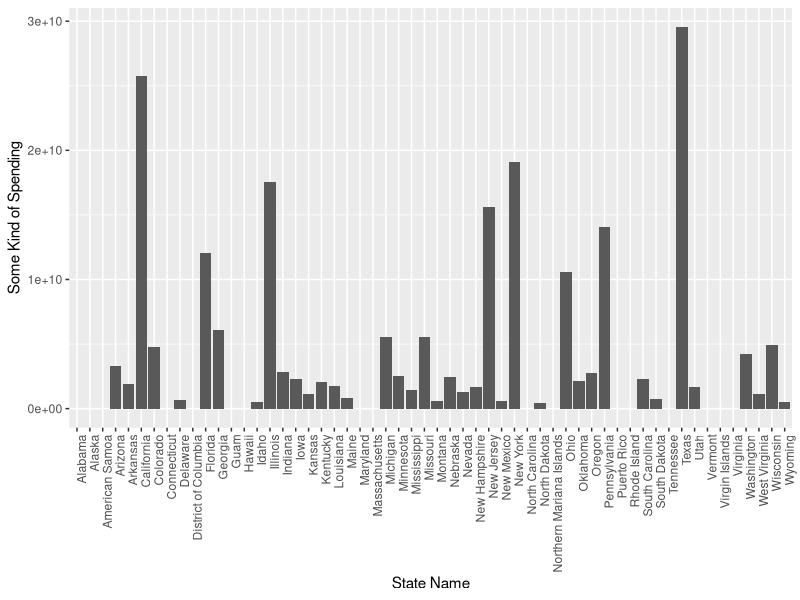

Source code (R):
## ---- chunk 1
knitr::opts_chunk$set(echo = TRUE)
library(tidyverse)
library(readxl)
setwd("/Applications/GOV 50/Final_Project/Milestones:Final Project/Education_and_Politics_Final_Project/shiny-app")
## ---- chunk 2
school_spending_2017_2018 <-
spending_data_2018 <-
  read_excel("Raw_Data/Stfis180_1a.xlsx") %>%
group_by(STNAME) %>%
  select(STNAME, R1A)
  

school_spending_2017_2018 %>%
  ggplot(aes(x = STNAME, y = R1A)) +
  geom_col() +
  labs(x = "State Name", y = "Some Kind of Spending") +
  theme(axis.text.x = element_text(angle = 90, hjust = 1))



  
